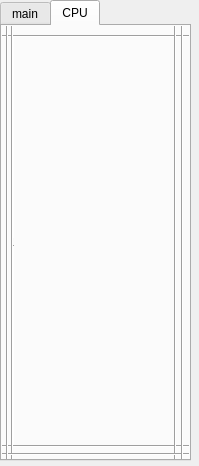
<?xml version="1.0" encoding="UTF-8"?>
<ui version="4.0">
 <class>Widget</class>
 <widget class="QWidget" name="Widget">
  <property name="geometry">
   <rect>
    <x>0</x>
    <y>0</y>
    <width>199</width>
    <height>466</height>
   </rect>
  </property>
  <property name="windowTitle">
   <string>Widget</string>
  </property>
  <widget class="QTabWidget" name="tabWidget">
   <property name="geometry">
    <rect>
     <x>0</x>
     <y>0</y>
     <width>191</width>
     <height>461</height>
    </rect>
   </property>
   <property name="currentIndex">
    <number>1</number>
   </property>
   <widget class="QWidget" name="tab">
    <attribute name="title">
     <string>main</string>
    </attribute>
    <widget class="Line" name="line">
     <property name="geometry">
      <rect>
       <x>30</x>
       <y>480</y>
       <width>411</width>
       <height>51</height>
      </rect>
     </property>
     <property name="orientation">
      <enum>Qt::Orientation::Horizontal</enum>
     </property>
    </widget>
    <widget class="Line" name="line_2">
     <property name="geometry">
      <rect>
       <x>-10</x>
       <y>10</y>
       <width>31</width>
       <height>531</height>
      </rect>
     </property>
     <property name="orientation">
      <enum>Qt::Orientation::Vertical</enum>
     </property>
    </widget>
    <widget class="Line" name="line_3">
     <property name="geometry">
      <rect>
       <x>430</x>
       <y>10</y>
       <width>20</width>
       <height>541</height>
      </rect>
     </property>
     <property name="orientation">
      <enum>Qt::Orientation::Vertical</enum>
     </property>
    </widget>
    <widget class="Line" name="line_4">
     <property name="geometry">
      <rect>
       <x>-10</x>
       <y>-5</y>
       <width>481</width>
       <height>31</height>
      </rect>
     </property>
     <property name="orientation">
      <enum>Qt::Orientation::Horizontal</enum>
     </property>
    </widget>
    <widget class="QProgressBar" name="rambar">
     <property name="geometry">
      <rect>
       <x>10</x>
       <y>80</y>
       <width>181</width>
       <height>20</height>
      </rect>
     </property>
     <property name="styleSheet">
      <string notr="true">        background-color: #3CBA54;
</string>
     </property>
     <property name="value">
      <number>0</number>
     </property>
    </widget>
    <widget class="QLabel" name="label">
     <property name="geometry">
      <rect>
       <x>200</x>
       <y>70</y>
       <width>151</width>
       <height>16</height>
      </rect>
     </property>
     <property name="text">
      <string>RAM usage</string>
     </property>
    </widget>
    <widget class="QProgressBar" name="CPUbar">
     <property name="geometry">
      <rect>
       <x>10</x>
       <y>40</y>
       <width>181</width>
       <height>21</height>
      </rect>
     </property>
     <property name="value">
      <number>0</number>
     </property>
    </widget>
    <widget class="QLabel" name="label_2">
     <property name="geometry">
      <rect>
       <x>40</x>
       <y>40</y>
       <width>121</width>
       <height>21</height>
      </rect>
     </property>
     <property name="text">
      <string>Total CPU usage</string>
     </property>
    </widget>
    <widget class="QLCDNumber" name="NETMAIN">
     <property name="geometry">
      <rect>
       <x>20</x>
       <y>120</y>
       <width>81</width>
       <height>16</height>
      </rect>
     </property>
     <property name="styleSheet">
      <string notr="true">background-color: black; </string>
     </property>
     <property name="value" stdset="0">
      <double>0.000000000000000</double>
     </property>
     <property name="intValue" stdset="0">
      <number>0</number>
     </property>
    </widget>
    <widget class="QLabel" name="label_3">
     <property name="geometry">
      <rect>
       <x>290</x>
       <y>120</y>
       <width>81</width>
       <height>21</height>
      </rect>
     </property>
     <property name="text">
      <string>MBPS</string>
     </property>
    </widget>
    <widget class="QLabel" name="label_4">
     <property name="geometry">
      <rect>
       <x>30</x>
       <y>80</y>
       <width>111</width>
       <height>16</height>
      </rect>
     </property>
     <property name="text">
      <string>total RAM usage</string>
     </property>
    </widget>
    <widget class="QLabel" name="label_5">
     <property name="geometry">
      <rect>
       <x>110</x>
       <y>120</y>
       <width>121</width>
       <height>21</height>
      </rect>
     </property>
     <property name="frameShadow">
      <enum>QFrame::Shadow::Raised</enum>
     </property>
     <property name="text">
      <string>mbps</string>
     </property>
    </widget>
    <widget class="QLabel" name="rammborgb">
     <property name="geometry">
      <rect>
       <x>110</x>
       <y>150</y>
       <width>71</width>
       <height>16</height>
      </rect>
     </property>
     <property name="text">
      <string> free MB RAM</string>
     </property>
    </widget>
    <widget class="QLCDNumber" name="freemb">
     <property name="geometry">
      <rect>
       <x>20</x>
       <y>150</y>
       <width>81</width>
       <height>16</height>
      </rect>
     </property>
     <property name="styleSheet">
      <string notr="true">background-color: black; </string>
     </property>
     <property name="value" stdset="0">
      <double>0.000000000000000</double>
     </property>
     <property name="intValue" stdset="0">
      <number>0</number>
     </property>
    </widget>
    <widget class="Line" name="line_5">
     <property name="geometry">
      <rect>
       <x>0</x>
       <y>95</y>
       <width>191</width>
       <height>31</height>
      </rect>
     </property>
     <property name="orientation">
      <enum>Qt::Orientation::Horizontal</enum>
     </property>
    </widget>
    <widget class="Line" name="line_6">
     <property name="geometry">
      <rect>
       <x>0</x>
       <y>65</y>
       <width>191</width>
       <height>21</height>
      </rect>
     </property>
     <property name="orientation">
      <enum>Qt::Orientation::Horizontal</enum>
     </property>
    </widget>
    <widget class="Line" name="line_7">
     <property name="geometry">
      <rect>
       <x>0</x>
       <y>25</y>
       <width>201</width>
       <height>21</height>
      </rect>
     </property>
     <property name="orientation">
      <enum>Qt::Orientation::Horizontal</enum>
     </property>
    </widget>
    <widget class="Line" name="line_8">
     <property name="geometry">
      <rect>
       <x>0</x>
       <y>180</y>
       <width>191</width>
       <height>16</height>
      </rect>
     </property>
     <property name="orientation">
      <enum>Qt::Orientation::Horizontal</enum>
     </property>
    </widget>
    <widget class="Line" name="line_9">
     <property name="geometry">
      <rect>
       <x>-7</x>
       <y>110</y>
       <width>41</width>
       <height>361</height>
      </rect>
     </property>
     <property name="orientation">
      <enum>Qt::Orientation::Vertical</enum>
     </property>
    </widget>
    <widget class="QLabel" name="label_7">
     <property name="geometry">
      <rect>
       <x>30</x>
       <y>10</y>
       <width>121</width>
       <height>21</height>
      </rect>
     </property>
     <property name="text">
      <string>performance monitor</string>
     </property>
    </widget>
    <widget class="Line" name="line_10">
     <property name="geometry">
      <rect>
       <x>0</x>
       <y>390</y>
       <width>191</width>
       <height>16</height>
      </rect>
     </property>
     <property name="orientation">
      <enum>Qt::Orientation::Horizontal</enum>
     </property>
    </widget>
    <widget class="QLabel" name="label_6">
     <property name="geometry">
      <rect>
       <x>40</x>
       <y>400</y>
       <width>151</width>
       <height>20</height>
      </rect>
     </property>
     <property name="text">
      <string>made by whistler</string>
     </property>
    </widget>
    <widget class="QLabel" name="label_8">
     <property name="geometry">
      <rect>
       <x>40</x>
       <y>420</y>
       <width>81</width>
       <height>16</height>
      </rect>
     </property>
     <property name="text">
      <string>taskmanager++</string>
     </property>
    </widget>
    <widget class="Line" name="line_11">
     <property name="geometry">
      <rect>
       <x>120</x>
       <y>400</y>
       <width>21</width>
       <height>61</height>
      </rect>
     </property>
     <property name="orientation">
      <enum>Qt::Orientation::Vertical</enum>
     </property>
    </widget>
    <widget class="Line" name="line_12">
     <property name="geometry">
      <rect>
       <x>19</x>
       <y>400</y>
       <width>31</width>
       <height>51</height>
      </rect>
     </property>
     <property name="orientation">
      <enum>Qt::Orientation::Vertical</enum>
     </property>
    </widget>
    <widget class="QLabel" name="label_9">
     <property name="geometry">
      <rect>
       <x>20</x>
       <y>230</y>
       <width>151</width>
       <height>151</height>
      </rect>
     </property>
     <property name="text">
      <string/>
     </property>
     <property name="pixmap">
      <pixmap>icon.png</pixmap>
     </property>
    </widget>
    <widget class="Line" name="line_13">
     <property name="geometry">
      <rect>
       <x>0</x>
       <y>355</y>
       <width>191</width>
       <height>21</height>
      </rect>
     </property>
     <property name="orientation">
      <enum>Qt::Orientation::Horizontal</enum>
     </property>
    </widget>
    <widget class="Line" name="line_14">
     <property name="geometry">
      <rect>
       <x>0</x>
       <y>230</y>
       <width>191</width>
       <height>21</height>
      </rect>
     </property>
     <property name="orientation">
      <enum>Qt::Orientation::Horizontal</enum>
     </property>
    </widget>
    <widget class="Line" name="line_15">
     <property name="geometry">
      <rect>
       <x>0</x>
       <y>220</y>
       <width>191</width>
       <height>16</height>
      </rect>
     </property>
     <property name="orientation">
      <enum>Qt::Orientation::Horizontal</enum>
     </property>
    </widget>
    <widget class="Line" name="line_16">
     <property name="geometry">
      <rect>
       <x>0</x>
       <y>205</y>
       <width>191</width>
       <height>31</height>
      </rect>
     </property>
     <property name="orientation">
      <enum>Qt::Orientation::Horizontal</enum>
     </property>
    </widget>
    <widget class="Line" name="line_17">
     <property name="geometry">
      <rect>
       <x>0</x>
       <y>195</y>
       <width>191</width>
       <height>31</height>
      </rect>
     </property>
     <property name="orientation">
      <enum>Qt::Orientation::Horizontal</enum>
     </property>
    </widget>
    <widget class="Line" name="line_18">
     <property name="geometry">
      <rect>
       <x>0</x>
       <y>185</y>
       <width>191</width>
       <height>31</height>
      </rect>
     </property>
     <property name="orientation">
      <enum>Qt::Orientation::Horizontal</enum>
     </property>
    </widget>
    <widget class="Line" name="line_19">
     <property name="geometry">
      <rect>
       <x>164</x>
       <y>190</y>
       <width>20</width>
       <height>291</height>
      </rect>
     </property>
     <property name="orientation">
      <enum>Qt::Orientation::Vertical</enum>
     </property>
    </widget>
    <widget class="Line" name="line_20">
     <property name="geometry">
      <rect>
       <x>150</x>
       <y>190</y>
       <width>20</width>
       <height>261</height>
      </rect>
     </property>
     <property name="orientation">
      <enum>Qt::Orientation::Vertical</enum>
     </property>
    </widget>
    <widget class="Line" name="line_21">
     <property name="geometry">
      <rect>
       <x>133</x>
       <y>190</y>
       <width>31</width>
       <height>251</height>
      </rect>
     </property>
     <property name="orientation">
      <enum>Qt::Orientation::Vertical</enum>
     </property>
    </widget>
    <widget class="Line" name="line_22">
     <property name="geometry">
      <rect>
       <x>3</x>
       <y>240</y>
       <width>41</width>
       <height>211</height>
      </rect>
     </property>
     <property name="orientation">
      <enum>Qt::Orientation::Vertical</enum>
     </property>
    </widget>
    <widget class="QLabel" name="label_10">
     <property name="geometry">
      <rect>
       <x>60</x>
       <y>370</y>
       <width>111</width>
       <height>16</height>
      </rect>
     </property>
     <property name="text">
      <string/>
     </property>
    </widget>
    <widget class="Line" name="line_32">
     <property name="geometry">
      <rect>
       <x>0</x>
       <y>140</y>
       <width>231</width>
       <height>16</height>
      </rect>
     </property>
     <property name="orientation">
      <enum>Qt::Orientation::Horizontal</enum>
     </property>
    </widget>
    <widget class="Line" name="line_33">
     <property name="geometry">
      <rect>
       <x>0</x>
       <y>123</y>
       <width>231</width>
       <height>31</height>
      </rect>
     </property>
     <property name="orientation">
      <enum>Qt::Orientation::Horizontal</enum>
     </property>
    </widget>
    <widget class="QSlider" name="horizontalSlider">
     <property name="geometry">
      <rect>
       <x>20</x>
       <y>170</y>
       <width>160</width>
       <height>21</height>
      </rect>
     </property>
     <property name="orientation">
      <enum>Qt::Orientation::Horizontal</enum>
     </property>
    </widget>
    <widget class="Line" name="line_34">
     <property name="geometry">
      <rect>
       <x>0</x>
       <y>135</y>
       <width>241</width>
       <height>21</height>
      </rect>
     </property>
     <property name="orientation">
      <enum>Qt::Orientation::Horizontal</enum>
     </property>
    </widget>
    <widget class="Line" name="line_35">
     <property name="geometry">
      <rect>
       <x>0</x>
       <y>125</y>
       <width>201</width>
       <height>31</height>
      </rect>
     </property>
     <property name="orientation">
      <enum>Qt::Orientation::Horizontal</enum>
     </property>
    </widget>
    <widget class="Line" name="line_36">
     <property name="geometry">
      <rect>
       <x>133</x>
       <y>110</y>
       <width>20</width>
       <height>31</height>
      </rect>
     </property>
     <property name="orientation">
      <enum>Qt::Orientation::Vertical</enum>
     </property>
    </widget>
    <widget class="Line" name="line_37">
     <property name="geometry">
      <rect>
       <x>133</x>
       <y>110</y>
       <width>31</width>
       <height>31</height>
      </rect>
     </property>
     <property name="orientation">
      <enum>Qt::Orientation::Vertical</enum>
     </property>
    </widget>
    <widget class="Line" name="line_38">
     <property name="geometry">
      <rect>
       <x>150</x>
       <y>110</y>
       <width>16</width>
       <height>31</height>
      </rect>
     </property>
     <property name="orientation">
      <enum>Qt::Orientation::Vertical</enum>
     </property>
    </widget>
    <widget class="Line" name="line_39">
     <property name="geometry">
      <rect>
       <x>153</x>
       <y>110</y>
       <width>21</width>
       <height>31</height>
      </rect>
     </property>
     <property name="orientation">
      <enum>Qt::Orientation::Vertical</enum>
     </property>
    </widget>
    <widget class="Line" name="line_40">
     <property name="geometry">
      <rect>
       <x>153</x>
       <y>110</y>
       <width>31</width>
       <height>31</height>
      </rect>
     </property>
     <property name="orientation">
      <enum>Qt::Orientation::Vertical</enum>
     </property>
    </widget>
    <widget class="Line" name="line_41">
     <property name="geometry">
      <rect>
       <x>153</x>
       <y>110</y>
       <width>41</width>
       <height>31</height>
      </rect>
     </property>
     <property name="orientation">
      <enum>Qt::Orientation::Vertical</enum>
     </property>
    </widget>
    <widget class="Line" name="line_42">
     <property name="geometry">
      <rect>
       <x>165</x>
       <y>110</y>
       <width>31</width>
       <height>31</height>
      </rect>
     </property>
     <property name="orientation">
      <enum>Qt::Orientation::Vertical</enum>
     </property>
    </widget>
    <widget class="Line" name="line_43">
     <property name="geometry">
      <rect>
       <x>-23</x>
       <y>109</y>
       <width>251</width>
       <height>21</height>
      </rect>
     </property>
     <property name="orientation">
      <enum>Qt::Orientation::Horizontal</enum>
     </property>
    </widget>
    <widget class="Line" name="line_44">
     <property name="geometry">
      <rect>
       <x>0</x>
       <y>105</y>
       <width>231</width>
       <height>21</height>
      </rect>
     </property>
     <property name="orientation">
      <enum>Qt::Orientation::Horizontal</enum>
     </property>
    </widget>
    <widget class="Line" name="line_45">
     <property name="geometry">
      <rect>
       <x>-20</x>
       <y>155</y>
       <width>231</width>
       <height>31</height>
      </rect>
     </property>
     <property name="orientation">
      <enum>Qt::Orientation::Horizontal</enum>
     </property>
    </widget>
   </widget>
   <widget class="QWidget" name="tab_2">
    <attribute name="title">
     <string>CPU</string>
    </attribute>
    <widget class="QWidget" name="verticalLayoutWidget">
     <property name="geometry">
      <rect>
       <x>10</x>
       <y>10</y>
       <width>161</width>
       <height>411</height>
      </rect>
     </property>
     <layout class="QVBoxLayout" name="cpulay">
      <item>
       <widget class="Line" name="line_27">
        <property name="orientation">
         <enum>Qt::Orientation::Vertical</enum>
        </property>
       </widget>
      </item>
      <item>
       <widget class="Line" name="line_26">
        <property name="orientation">
         <enum>Qt::Orientation::Vertical</enum>
        </property>
       </widget>
      </item>
     </layout>
    </widget>
    <widget class="Line" name="line_23">
     <property name="geometry">
      <rect>
       <x>0</x>
       <y>405</y>
       <width>201</width>
       <height>31</height>
      </rect>
     </property>
     <property name="orientation">
      <enum>Qt::Orientation::Horizontal</enum>
     </property>
    </widget>
    <widget class="Line" name="line_24">
     <property name="geometry">
      <rect>
       <x>0</x>
       <y>-5</y>
       <width>211</width>
       <height>31</height>
      </rect>
     </property>
     <property name="orientation">
      <enum>Qt::Orientation::Horizontal</enum>
     </property>
    </widget>
    <widget class="Line" name="line_25">
     <property name="geometry">
      <rect>
       <x>153</x>
       <y>-50</y>
       <width>41</width>
       <height>491</height>
      </rect>
     </property>
     <property name="orientation">
      <enum>Qt::Orientation::Vertical</enum>
     </property>
    </widget>
    <widget class="Line" name="line_28">
     <property name="geometry">
      <rect>
       <x>-60</x>
       <y>-60</y>
       <width>141</width>
       <height>541</height>
      </rect>
     </property>
     <property name="orientation">
      <enum>Qt::Orientation::Vertical</enum>
     </property>
    </widget>
    <widget class="Line" name="line_29">
     <property name="geometry">
      <rect>
       <x>0</x>
       <y>420</y>
       <width>211</width>
       <height>16</height>
      </rect>
     </property>
     <property name="orientation">
      <enum>Qt::Orientation::Horizontal</enum>
     </property>
    </widget>
    <widget class="Line" name="line_30">
     <property name="geometry">
      <rect>
       <x>150</x>
       <y>-70</y>
       <width>61</width>
       <height>511</height>
      </rect>
     </property>
     <property name="orientation">
      <enum>Qt::Orientation::Vertical</enum>
     </property>
    </widget>
    <widget class="Line" name="line_31">
     <property name="geometry">
      <rect>
       <x>-5</x>
       <y>-70</y>
       <width>21</width>
       <height>531</height>
      </rect>
     </property>
     <property name="orientation">
      <enum>Qt::Orientation::Vertical</enum>
     </property>
    </widget>
   </widget>
  </widget>
 </widget>
 <resources/>
 <connections/>
</ui>
